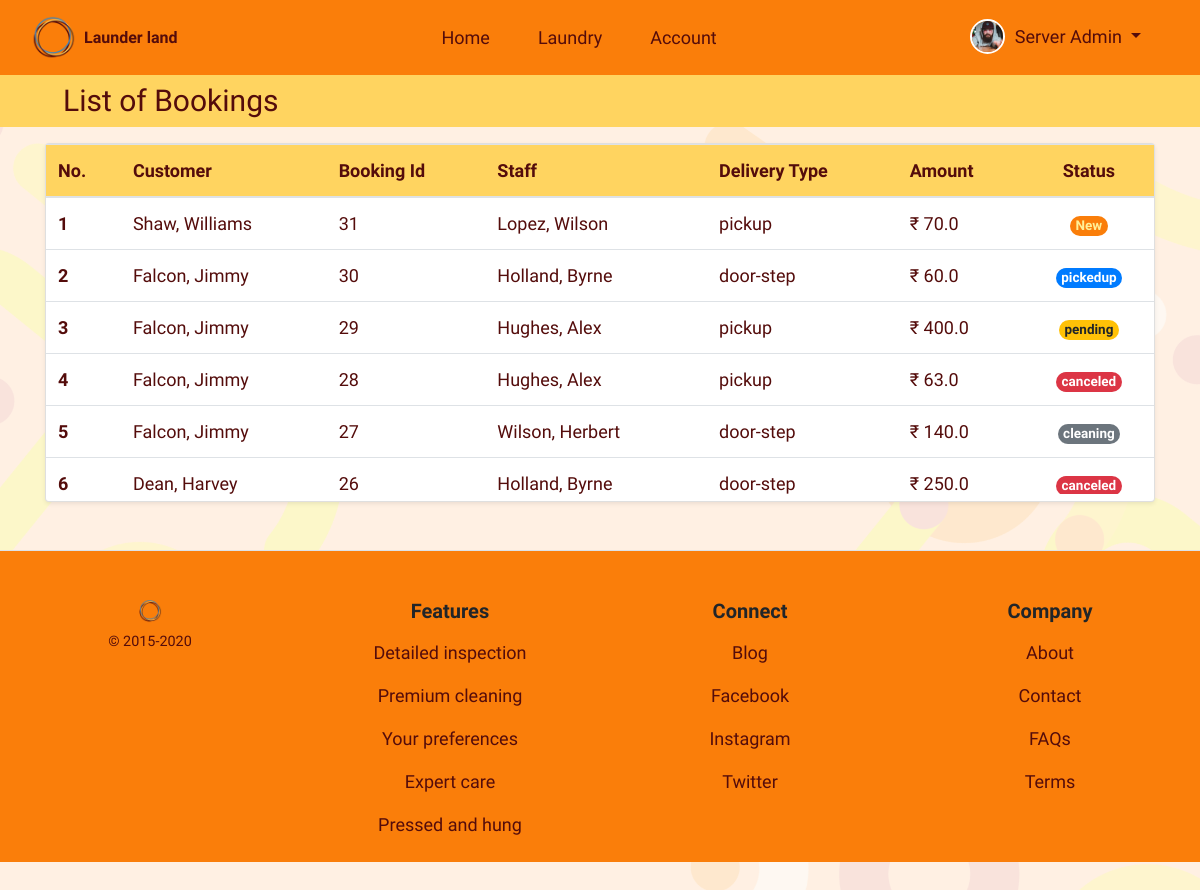
The app's page /laundry/staff_all_order/ (signed in), older data.
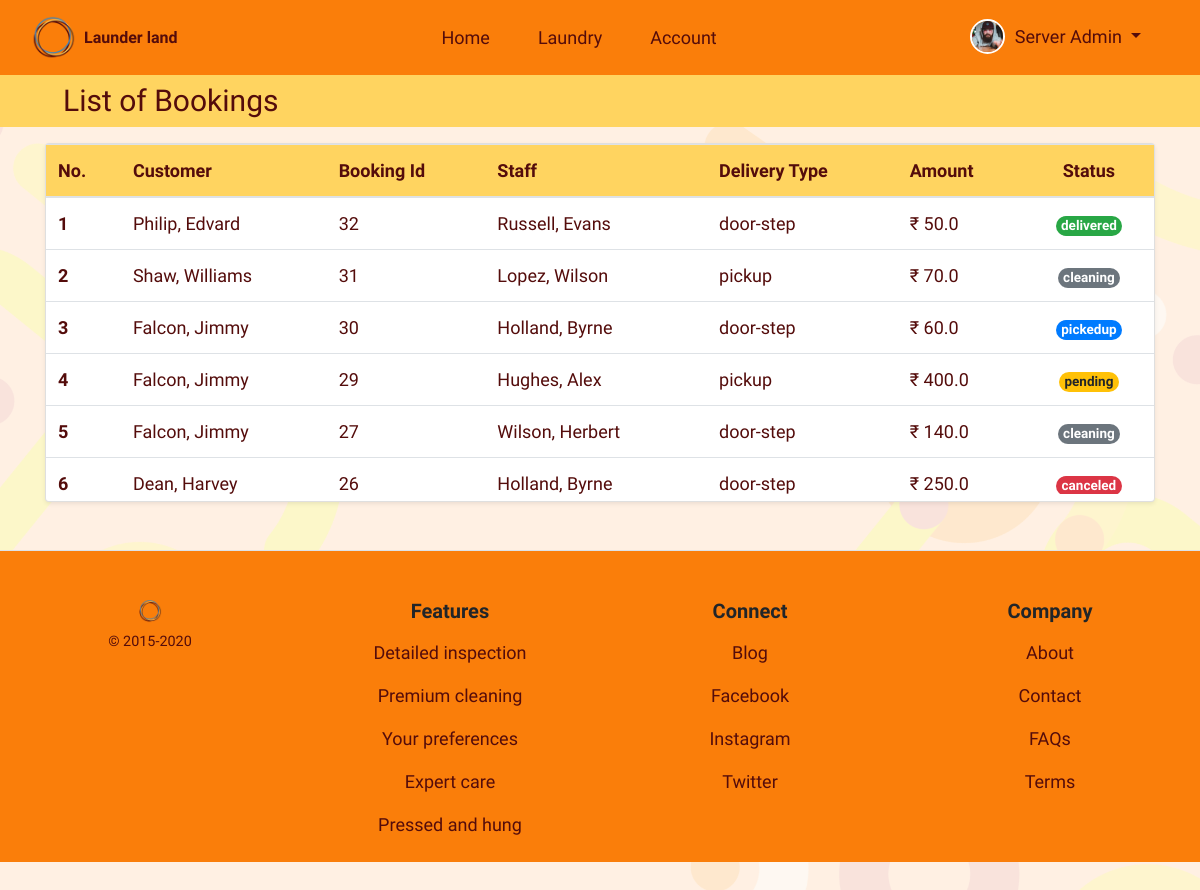
The same page, newer data.
### laundry/models.py (models this page shows, shortened)
class Booking(models.Model):
    cust_id = models.ForeignKey(
        User, on_delete=models.CASCADE, related_name="cid")
    assigned_staff = models.ForeignKey(User, on_delete=models.CASCADE)
    services = models.ForeignKey(Service, on_delete=models.CASCADE)
    sub_service = models.ForeignKey(
        Subservice, on_delete=models.CASCADE)
    quantity = models.PositiveIntegerField()
    amount = models.FloatField(default=0)
    delivery_choice = (('pickup', 'Pickup (Self)'), ('door-step', 'Door Step'))
    delivery_type = models.CharField(choices=delivery_choice, max_length=30)
    status_choice = (('New', 'New'), ('pending', 'Pending'), ('cleaning', 'Cleaning'), ('pickedup', 'Picked Up'), ('canceled', 'Canceled'),
                     ('ready', 'Ready'), ('delivered', 'Delivered'))
    status = models.CharField(max_length=20, choices=status_choice,
                              default=status_choice[0][0])
    booked_on = models.DateTimeField(auto_now_add=True)
    class Meta:
        verbose_name = 'Booking'
        verbose_name_plural = 'Bookings'

### usermodule/models.py (models this page shows)
class User(AbstractUser):
    username = None
    mobile = models.CharField(unique=True, max_length=10)
    email = models.EmailField(unique=True)
    first_name = models.CharField(max_length=15)
    profile_pic = models.ImageField(default="profile.png", blank=True)
    gender_choice = (('Male', 'Male'), ('Female', 'Female'),
                     ('Other', 'Other'))
    gender = models.CharField(max_length=7, choices=gender_choice)
    user_type_choice = ((1, 'Owner'), (2, 'Staff'), (3, 'Customer'))
    user_type = models.PositiveSmallIntegerField(
        choices=user_type_choice)
    staff_status = models.BooleanField(default=False)
    address = models.CharField(max_length=100)
    street = models.CharField(max_length=50)
    city = models.CharField(max_length=50)
    state = models.CharField(max_length=50)
    pincode = models.CharField(max_length=6)
    creation_date = models.DateTimeField(auto_now_add=True)
    objects = UserManager()
    USERNAME_FIELD = 'mobile'
    REQUIRED_FIELDS = ['first_name']
    class Meta:
        verbose_name = 'User'
        verbose_name_plural = 'Users'
    def __str__(self):
        return self.last_name + ", " + self.first_name

### usermodule/decorators.py (the view)
    def wrap(request, *args, **kwargs):
        if request.user.is_authenticated:
            if request.user.user_type == 2 or request.user.user_type == 1:
                return function(request, *args, **kwargs)
            else:
                messages.warning(request, 'Signin using Staff Account')
                return redirect(redirect('usermodule:signin').url+'?next='+request.path)
        else:
            messages.info(request, 'Signin to continue')
            return redirect(redirect('usermodule:signin').url+'?next='+request.path)

### laundry/views.py (called while the page is built)
@user_is_staff
def staff_all_booking(request):
    bookings = None
    if request.user.user_type == 1:
        bookings = Booking.objects.all().order_by('booked_on').reverse()
    elif request.user.user_type == 2:
        bookings = Booking.objects.filter(
            assigned_staff=request.user.id).order_by('booked_on').reverse()
    return render(request, 'laundry/staff_booking.html', {'booking': bookings})

### templates/laundry/staff_booking.html (shortened to what this page needs)
{% extends 'base_layout.html' %}
{% load static %}
{% block content %}
<body id="booking">
    <article class="bg_light_orange_2 container-fluid py-2">
        <section class="pr-md-auto pl-md-5 text-center text-md-left">
            <h3 class="brown mb-0 clamp_size_header">List of Bookings</h3>
        </section>
    </article>
    <article class="container my-2">
        <section class="card shadow-sm my-3 w-100">
            <div class="card-body p-0">
                {% if booking %}
                <div class="table-responsive table-wrapper">
                    <table class="table table-hover mb-0 brown">
                        <thead class="bg_light_orange_2">
                            <tr>
                                <th scope="col">No.</th>
                                <th scope="col">Customer</th>
                                <th scope="col">Booking Id</th>
                                {% if user.user_type == 1 %}
                                <th scope="col">Staff</th>
                                {% endif %}
                                <th scope="col">Delivery Type</th>
                                <th scope="col">Amount</th>
                                <th class="text-center" scope="col">Status</th>
                            </tr>
                        </thead>
                        <tbody>
                            {% for data in booking %}
                            <tr>
                                {% if forloop %}
                                <th><a class="nav-link p-0 brown btn-cust"
                                        href="{% url 'laundry:staff_booking_edit' data.id %}">{{forloop.counter}}</a>
                                </th>
                                {% endif %}
                                <td>{{ data.cust_id }}</td>
                                <td>{{ data.id }}</td>
                                {% if user.user_type == 1 %}
                                <td>{{ data.assigned_staff }}</td>
                                {% endif %}
                                <td>{{ data.delivery_type }}</td>
                                <td>&#x20B9; {{ data.amount|default:"-----" }}</td>
                                <td class="text-center"><span class="badge rounded-pill mb-0
                                {% if data.status == 'delivered' %}
                                badge-success
                                {% elif data.status == 'ready' %}
                                badge-info
                                {% elif data.status == 'New' %}
                                bg_orange_1 light_orange_1
                                {% elif data.status == 'cleaning' %}
                                badge-secondary
                                {% elif data.status == 'pickedup' %}
                                badge-primary
                                {% elif data.status == 'pending' %}
                                badge-warning
                                {% elif data.status == 'canceled' %}
                                badge-danger
                                {% endif %}
                                ">{{ data.status }}</span></td>
                            </tr>
                            {% endfor %}
                        </tbody>
                    </table>
                </div>
                {% else %}
                <div class="row d-flex justify-content-center align-items-center" style="height: 50vh;">
                    <h4 class="bold brown">Looks like you don't have any work</h4>
                </div>
                {% endif %}
            </div>
        </section>
    </article>
</body>
{% endblock %}

Row changes from the older to the newer data that the page shows:
removed Booking: cust_id "Falcon, Jimmy", id "28", assigned_staff "Hughes, Alex", delivery_type "pickup", amount "63.0", status "canceled"
added Booking: cust_id "Philip, Edvard", id "32", assigned_staff "Russell, Evans", delivery_type "door-step", amount "50.0", status "delivered"
changed Booking "Shaw, Williams": status "New" → "cleaning"
